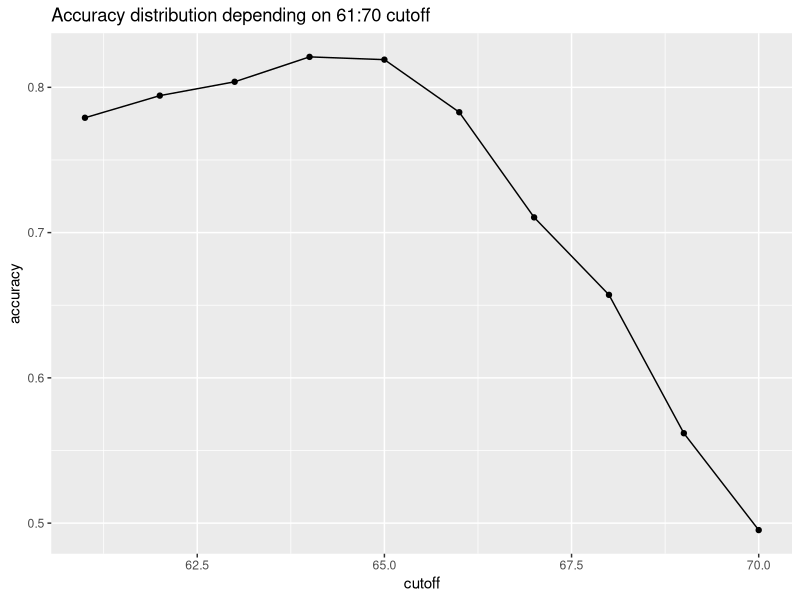
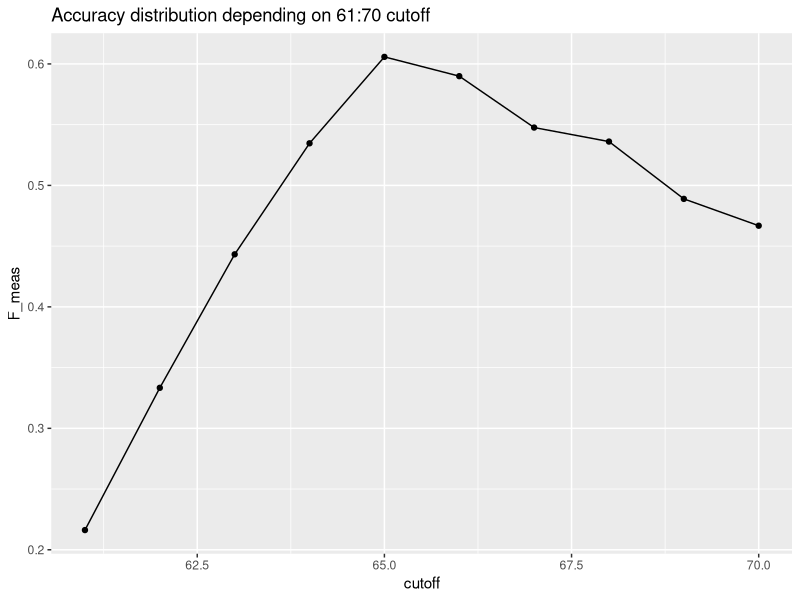
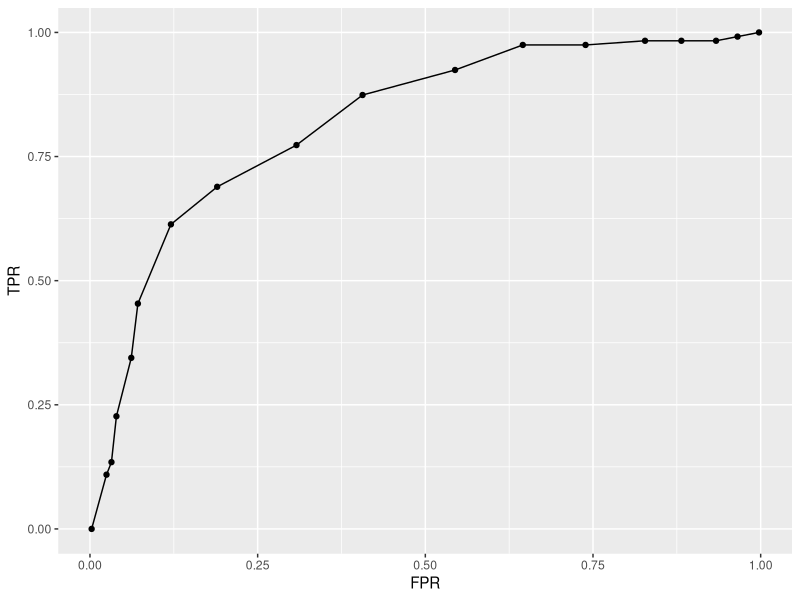
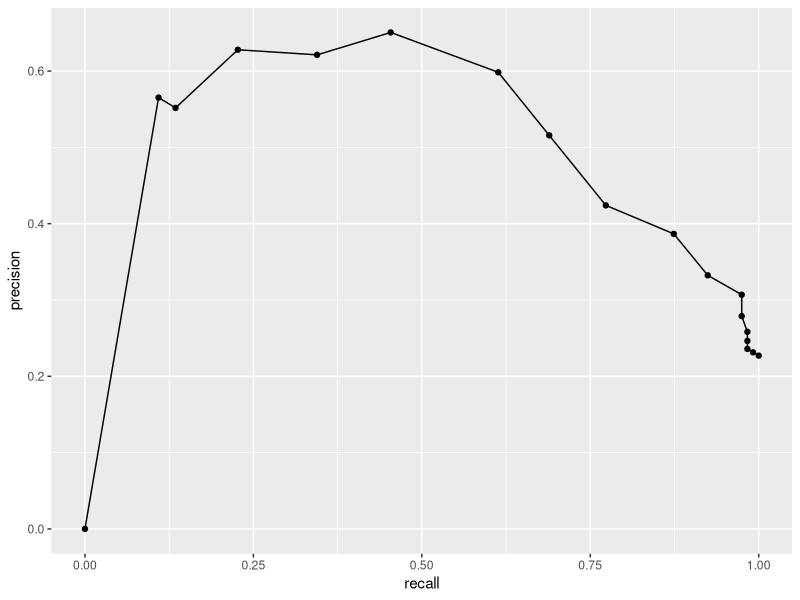
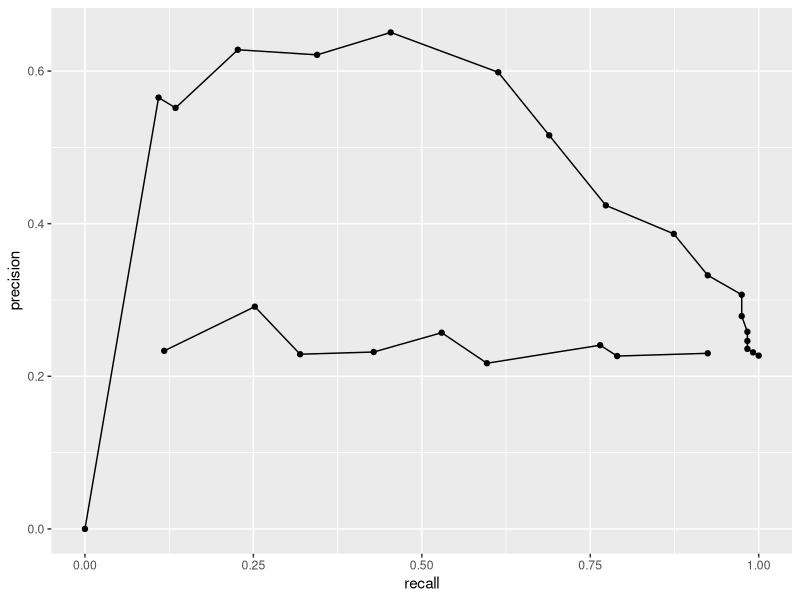

R code for these plots, in order:
## ---- chunk 1
check.packages <- function(pkg){
    new.pkg <- pkg[!(pkg %in% installed.packages()[, "Package"])]
    if (length(new.pkg)) 
        install.packages(new.pkg, dependencies = TRUE)
    sapply(pkg, require, character.only = TRUE)
}
packages<-c("ggplot2", "tidyverse", "lubridate", "caret", "dslabs", "dplyr")
check.packages(packages)

data("heights")
data("iris")
## ---- chunk 2
y<-heights$sex
x<-heights$height
## ---- chunk 3
set.seed(2)
test_index <- createDataPartition(y, times=1, p=0.5, list=FALSE)
test_set <- heights[test_index, ]
training_set <- heights[-test_index, ]

## ---- chunk 4
y_hat <- sample(c("Male", "Female"), size = length(test_index), replace=TRUE)
mean(y_hat == test_set$sex)
## ---- chunk 5
heights %>% group_by(sex) %>% summarize(mean(height), sd(height))
## ---- chunk 6
y_hat <- ifelse(x>62, "Male", "Female") %>% factor(levels=levels(test_set$sex))
table(y_hat)
print("Mean accurate answers:")
mean(y==y_hat)
## ---- chunk 7
cutoff <- seq(61, 70)
accuracy <- map_dbl(cutoff, function(cutoff_value) {
  y_hat <- ifelse(test_set$height>cutoff_value, "Male", "Female") 
  mean(y_hat == test_set$sex)
})
ggplot(data=data.frame(cutoff=cutoff, accuracy=accuracy), aes(x=cutoff, y=accuracy)) + geom_line() + geom_point() + ggtitle("Accuracy distribution depending on 61:70 cutoff")
## ---- chunk 8
heights %>% mutate(y_hat = y_hat) %>%
  group_by(sex) %>%
  summarize(accuracy = mean(y_hat == sex))
## ---- chunk 9
confusionMatrix(data=y_hat, reference=heights$sex)
## ---- chunk 10
F_1 <- map_dbl(cutoff, function(cutoff_value) {
  y_hat <- ifelse(test_set$height>cutoff_value, "Male", "Female") %>% factor(levels=levels(test_set$sex))
  F_meas(data = y_hat, reference = factor(test_set$sex))
})
ggplot(data=data.frame(cutoff=cutoff, F_meas=F_1), aes(x=cutoff, y=F_meas)) + geom_line() + geom_point() + ggtitle("Accuracy distribution depending on 61:70 cutoff")
## ---- chunk 11
y_hat <- sample(c("Male","Female"), length(test_index), replace=TRUE, prob=c(0.9, 0.1)) %>% factor(levels = levels(test_set$sex))
mean(y_hat==test_set$sex)
## ---- chunk 12
cutoffs <-c(50, seq(60, 75), 80)
height_cutoff <- map_df(cutoffs, function (cutoff_value) {
    y_hat <- ifelse(test_set$height>cutoff_value, "Male", "Female") %>% factor(levels=levels(test_set$sex))
    list(method="Height cutoff",
         FPR = 1-specificity(y_hat, test_set$sex),
         TPR = sensitivity(y_hat, test_set$sex))
})
ggplot(data=height_cutoff, aes(x=FPR, y=TPR)) + geom_line() + geom_point() 
## ---- chunk 13
height_cutoff <- map_df(cutoffs, function (cutoff_value) {
    y_hat <- ifelse(test_set$height>cutoff_value, "Male", "Female") %>% factor(levels=levels(test_set$sex))
    list(method="Height cutoff",
         precision = precision(y_hat, test_set$sex),
         recall = sensitivity(y_hat, test_set$sex))
})
ggplot(data=height_cutoff, aes(x=recall, y=precision)) + geom_line() + geom_point() 
probs = seq(0.1, 0.9, by = 0.1)
guessing <- map_df(probs, function(p) {
  y_hat <- sample(c("Male", "Female"), length(test_index), replace=TRUE, prob=c(p, 1-p)) %>% factor(levels=levels(test_set$sex))
  list(method="Guessing",
       precision = precision(y_hat, test_set$sex),
       recall = sensitivity(y_hat, test_set$sex))
})
ggplot(data=height_cutoff, aes(x=recall, y=precision)) + geom_line() + geom_point() + geom_line(data=guessing, aes(x=recall, y=precision)) + geom_point(data=guessing, aes(x=recall, y=precision))
## ---- chunk 14

library(dslabs)
library(dplyr)


data("reported_heights")

dat <- mutate(reported_heights, date_time = ymd_hms(time_stamp)) %>%
  filter(date_time >= make_date(2016, 01, 25) & date_time < make_date(2016, 02, 1)) %>%
  mutate(type = ifelse(day(date_time) == 25 & hour(date_time) == 8 & between(minute(date_time), 15, 30), "inclass","online")) %>%
  select(sex, type)

y <- factor(dat$sex, c("Female", "Male"))
x <- dat$type
dat %>% group_by(type) %>% summarize(prop_female = mean(sex == "Female"))

## ---- chunk 15

  y_hat <- ifelse(dat$type == "inclass", "Male", "Female") 
  mean(y_hat == dat$sex)

## ---- chunk 16
 y_hat <- ifelse(dat$type == "inclass", "Female", "Male") %>% factor(levels=levels(y))
 
 confusionMatrix(y_hat, y)
## ---- chunk 17
data(iris)
iris <- iris[-which(iris$Species=='setosa'),]
y <- iris$Species

set.seed(2)
test_index <- createDataPartition(y,times=1,p=0.5,list=FALSE)
# line of code
#Which code should be used in place of # line of code above?
#Answer:
 
test <- iris[test_index,]
train <- iris[-test_index,]
## ---- chunk 18
foo <- function(x){
	rangedValues <- seq(range(x)[1],range(x)[2],by=0.1)
	sapply(rangedValues,function(i){
		y_hat <- ifelse(x>i,'virginica','versicolor')
		mean(y_hat==train$Species)
	})
}
predictions <- apply(train[,-5],2,foo)
sapply(predictions,max)	
## ---- chunk 19
foo <- function(x){
	rangedValues <- seq(range(x)[1],range(x)[2],by=0.1)
	sapply(rangedValues,function(i){
		y_hat <- ifelse(x>i,'virginica','versicolor')
		mean(y_hat==test$Species)
	})
}
predictions <- apply(test[,-5],2,foo)
sapply(predictions,max)	
## ---- chunk 20
petalLengthRange <- seq(range(train[,3])[1],range(train[,3])[2],by=0.1)
petalWidthRange <- seq(range(train[,4])[1],range(train[,4])[2],by=0.1)
cutoffs <- expand.grid(petalLengthRange,petalWidthRange)

id <- sapply(seq(nrow(cutoffs)),function(i){
	y_hat <- ifelse(train[,3]>cutoffs[i,1] | train[,4]>cutoffs[i,2],'virginica','versicolor')
	mean(y_hat==train$Species)
	}) %>% which.max

optimalCutoff <- cutoffs[id,] %>% as.numeric
y_hat <- ifelse(test[,3]>optimalCutoff[1] & test[,4]>optimalCutoff[2],'virginica','versicolor')
mean(y_hat==test$Species)
